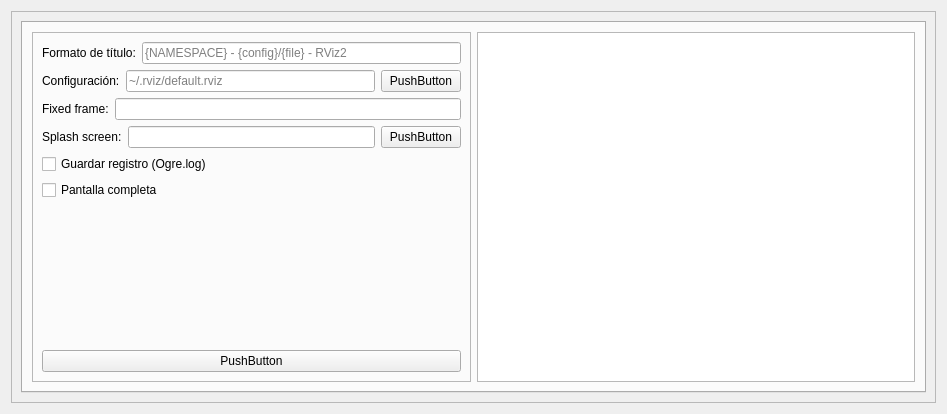
<?xml version="1.0" encoding="UTF-8"?>
<ui version="4.0">
 <class>Widget</class>
 <widget class="QWidget" name="Widget">
  <property name="geometry">
   <rect>
    <x>0</x>
    <y>0</y>
    <width>947</width>
    <height>414</height>
   </rect>
  </property>
  <property name="windowTitle">
   <string>Widget</string>
  </property>
  <layout class="QHBoxLayout" name="horizontalLayout">
   <item>
    <layout class="QVBoxLayout" name="verticalLayout_3">
     <item>
      <widget class="QFrame" name="frame">
       <property name="sizePolicy">
        <sizepolicy hsizetype="MinimumExpanding" vsizetype="MinimumExpanding">
         <horstretch>0</horstretch>
         <verstretch>0</verstretch>
        </sizepolicy>
       </property>
       <property name="frameShape">
        <enum>QFrame::Shape::StyledPanel</enum>
       </property>
       <property name="frameShadow">
        <enum>QFrame::Shadow::Raised</enum>
       </property>
       <layout class="QVBoxLayout" name="verticalLayout_2">
        <item>
         <widget class="QTabWidget" name="tabWidget">
          <property name="currentIndex">
           <number>0</number>
          </property>
          <property name="movable">
           <bool>true</bool>
          </property>
          <property name="tabBarAutoHide">
           <bool>true</bool>
          </property>
          <widget class="QWidget" name="tab">
           <attribute name="title">
            <string>Tab 1</string>
           </attribute>
           <layout class="QGridLayout" name="gridLayout">
            <item row="0" column="1">
             <widget class="QTextEdit" name="textEdit">
              <property name="sizePolicy">
               <sizepolicy hsizetype="MinimumExpanding" vsizetype="MinimumExpanding">
                <horstretch>0</horstretch>
                <verstretch>0</verstretch>
               </sizepolicy>
              </property>
             </widget>
            </item>
            <item row="0" column="0">
             <widget class="QFrame" name="frame_2">
              <property name="frameShape">
               <enum>QFrame::Shape::StyledPanel</enum>
              </property>
              <property name="frameShadow">
               <enum>QFrame::Shadow::Raised</enum>
              </property>
              <layout class="QVBoxLayout" name="verticalLayout">
               <item>
                <layout class="QHBoxLayout" name="horizontalLayout_7">
                 <property name="sizeConstraint">
                  <enum>QLayout::SizeConstraint::SetFixedSize</enum>
                 </property>
                 <item>
                  <widget class="QLabel" name="label_5">
                   <property name="text">
                    <string>Formato de título:</string>
                   </property>
                  </widget>
                 </item>
                 <item>
                  <widget class="QLineEdit" name="EDITTitle">
                   <property name="placeholderText">
                    <string>{NAMESPACE} - {config}/{file} - RViz2</string>
                   </property>
                  </widget>
                 </item>
                </layout>
               </item>
               <item>
                <layout class="QHBoxLayout" name="horizontalLayout_6">
                 <property name="sizeConstraint">
                  <enum>QLayout::SizeConstraint::SetFixedSize</enum>
                 </property>
                 <item>
                  <widget class="QLabel" name="label_4">
                   <property name="text">
                    <string>Configuración:</string>
                   </property>
                  </widget>
                 </item>
                 <item>
                  <widget class="QLineEdit" name="EDITConfig">
                   <property name="placeholderText">
                    <string>~/.rviz/default.rviz</string>
                   </property>
                  </widget>
                 </item>
                 <item>
                  <widget class="QPushButton" name="BTNConfig">
                   <property name="text">
                    <string>PushButton</string>
                   </property>
                  </widget>
                 </item>
                </layout>
               </item>
               <item>
                <layout class="QHBoxLayout" name="horizontalLayout_3">
                 <property name="sizeConstraint">
                  <enum>QLayout::SizeConstraint::SetFixedSize</enum>
                 </property>
                 <item>
                  <widget class="QLabel" name="label_2">
                   <property name="text">
                    <string>Fixed frame:</string>
                   </property>
                  </widget>
                 </item>
                 <item>
                  <widget class="QLineEdit" name="EDITFrame"/>
                 </item>
                </layout>
               </item>
               <item>
                <layout class="QHBoxLayout" name="horizontalLayout_8">
                 <property name="sizeConstraint">
                  <enum>QLayout::SizeConstraint::SetFixedSize</enum>
                 </property>
                 <item>
                  <widget class="QLabel" name="label_6">
                   <property name="text">
                    <string>Splash screen:</string>
                   </property>
                  </widget>
                 </item>
                 <item>
                  <widget class="QLineEdit" name="EDITSplashScreen"/>
                 </item>
                 <item>
                  <widget class="QPushButton" name="BTNSplashFile">
                   <property name="text">
                    <string>PushButton</string>
                   </property>
                  </widget>
                 </item>
                </layout>
               </item>
               <item>
                <layout class="QHBoxLayout" name="horizontalLayout_4">
                 <item>
                  <widget class="QCheckBox" name="CHECKOgre">
                   <property name="text">
                    <string>Guardar registro (Ogre.log)</string>
                   </property>
                  </widget>
                 </item>
                 <item>
                  <spacer name="horizontalSpacer">
                   <property name="orientation">
                    <enum>Qt::Orientation::Horizontal</enum>
                   </property>
                   <property name="sizeHint" stdset="0">
                    <size>
                     <width>40</width>
                     <height>20</height>
                    </size>
                   </property>
                  </spacer>
                 </item>
                </layout>
               </item>
               <item>
                <layout class="QHBoxLayout" name="horizontalLayout_5">
                 <item>
                  <widget class="QCheckBox" name="CHECKFulllscreen">
                   <property name="text">
                    <string>Pantalla completa</string>
                   </property>
                  </widget>
                 </item>
                 <item>
                  <spacer name="horizontalSpacer_2">
                   <property name="orientation">
                    <enum>Qt::Orientation::Horizontal</enum>
                   </property>
                   <property name="sizeHint" stdset="0">
                    <size>
                     <width>40</width>
                     <height>20</height>
                    </size>
                   </property>
                  </spacer>
                 </item>
                </layout>
               </item>
               <item>
                <spacer name="verticalSpacer">
                 <property name="orientation">
                  <enum>Qt::Orientation::Vertical</enum>
                 </property>
                 <property name="sizeHint" stdset="0">
                  <size>
                   <width>20</width>
                   <height>40</height>
                  </size>
                 </property>
                </spacer>
               </item>
               <item>
                <widget class="QPushButton" name="BTNConnect">
                 <property name="text">
                  <string>PushButton</string>
                 </property>
                </widget>
               </item>
              </layout>
             </widget>
            </item>
           </layout>
          </widget>
         </widget>
        </item>
       </layout>
      </widget>
     </item>
    </layout>
   </item>
  </layout>
 </widget>
 <resources/>
 <connections/>
</ui>
